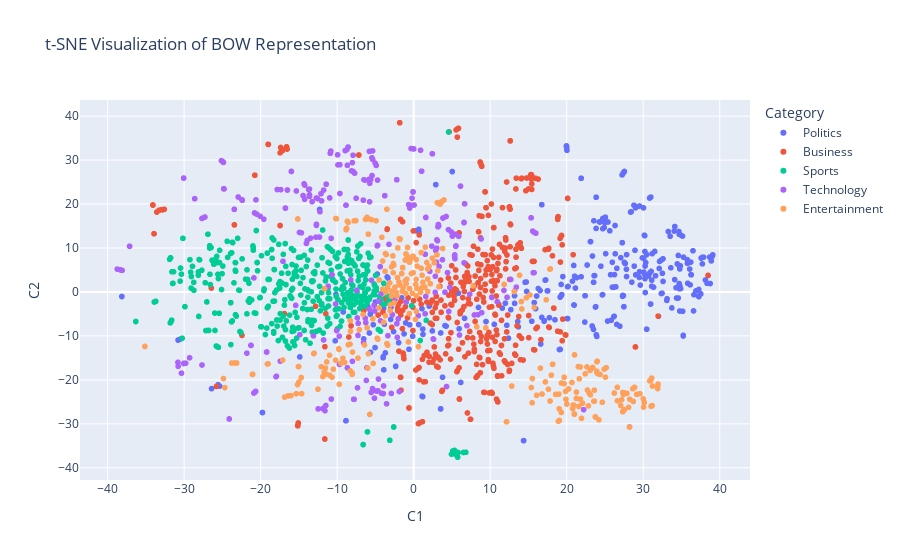

Notebook source saved alongside this figure:
### Markdown cell above
## TSNE VISUALISATION OF BOW VECTORS

### Code cell
# Apply t-SNE on X_train_cv
tsne = TSNE(n_components=2, random_state=42)  
tsne_features = tsne.fit_transform(X_train_cv)  

# Convert to DataFrame
tsne_df = pd.DataFrame(tsne_features, columns=["C1", "C2"])

# Reset index to align with X_train_preprocessed
X_train_preprocessed = X_train_preprocessed.reset_index(drop=True)

# Decode category labels using LabelEncoder
tsne_df["Category"] = label_encoder.inverse_transform(y_train_cv)  

# Ensure correct color matching
tsne_df["Category"] = pd.Categorical(tsne_df["Category"], categories=category_labels, ordered=True)

# for hover purpose - 1st hunderd characters of the article
tsne_df["Article_100"] = X_train_preprocessed["Article"].str[:100]  

# Plot t-SNE visualization
fig = px.scatter(tsne_df, 
                 x="C1", 
                 y="C2", 
                 hover_data=["Article_100"], 
                 title="t-SNE Visualization of BOW Representation", 
                 color="Category")  

fig.show()

### Figure 1 — Plotly figure (JSON) as saved in the notebook; plotly's stock layout.template omitted (floating-point values rounded to 4 significant figures; data arrays with more than 128 entries replaced by an {"elided": "..."} marker saying what was removed)
{"data": [{"customdata": {"elided": "322x1 str values"}, "hovertemplate": "Category=Politics<br>C1=%{x}<br>C2=%{y}<br>Article_100=%{customdata[0]}<extra></extra>", "legendgroup": "Politics", "marker": {"color": "#636efa", "symbol": "circle"}, "mode": "markers", "name": "Politics", "showlegend": true, "type": "scattergl", "x": {"elided": "322 float values"}, "xaxis": "x", "y": {"elided": "322 float values"}, "yaxis": "y"}, {"customdata": {"elided": "402x1 str values"}, "hovertemplate": "Category=Business<br>C1=%{x}<br>C2=%{y}<br>Article_100=%{customdata[0]}<extra></extra>", "legendgroup": "Business", "marker": {"color": "#EF553B", "symbol": "circle"}, "mode": "markers", "name": "Business", "showlegend": true, "type": "scattergl", "x": {"elided": "402 float values"}, "xaxis": "x", "y": {"elided": "402 float values"}, "yaxis": "y"}, {"customdata": {"elided": "403x1 str values"}, "hovertemplate": "Category=Sports<br>C1=%{x}<br>C2=%{y}<br>Article_100=%{customdata[0]}<extra></extra>", "legendgroup": "Sports", "marker": {"color": "#00cc96", "symbol": "circle"}, "mode": "markers", "name": "Sports", "showlegend": true, "type": "scattergl", "x": {"elided": "403 float values"}, "xaxis": "x", "y": {"elided": "403 float values"}, "yaxis": "y"}, {"customdata": {"elided": "278x1 str values"}, "hovertemplate": "Category=Technology<br>C1=%{x}<br>C2=%{y}<br>Article_100=%{customdata[0]}<extra></extra>", "legendgroup": "Technology", "marker": {"color": "#ab63fa", "symbol": "circle"}, "mode": "markers", "name": "Technology", "showlegend": true, "type": "scattergl", "x": {"elided": "278 float values"}, "xaxis": "x", "y": {"elided": "278 float values"}, "yaxis": "y"}, {"customdata": {"elided": "295x1 str values"}, "hovertemplate": "Category=Entertainment<br>C1=%{x}<br>C2=%{y}<br>Article_100=%{customdata[0]}<extra></extra>", "legendgroup": "Entertainment", "marker": {"color": "#FFA15A", "symbol": "circle"}, "mode": "markers", "name": "Entertainment", "showlegend": true, "type": "scattergl", "x": {"elided": "295 float values"}, "xaxis": "x", "y": {"elided": "295 float values"}, "yaxis": "y"}], "layout": {"legend": {"title": {"text": "Category"}, "tracegroupgap": 0}, "title": {"text": "t-SNE Visualization of BOW Representation"}, "xaxis": {"anchor": "y", "domain": [0, 1], "title": {"text": "C1"}}, "yaxis": {"anchor": "x", "domain": [0, 1], "title": {"text": "C2"}}}}
